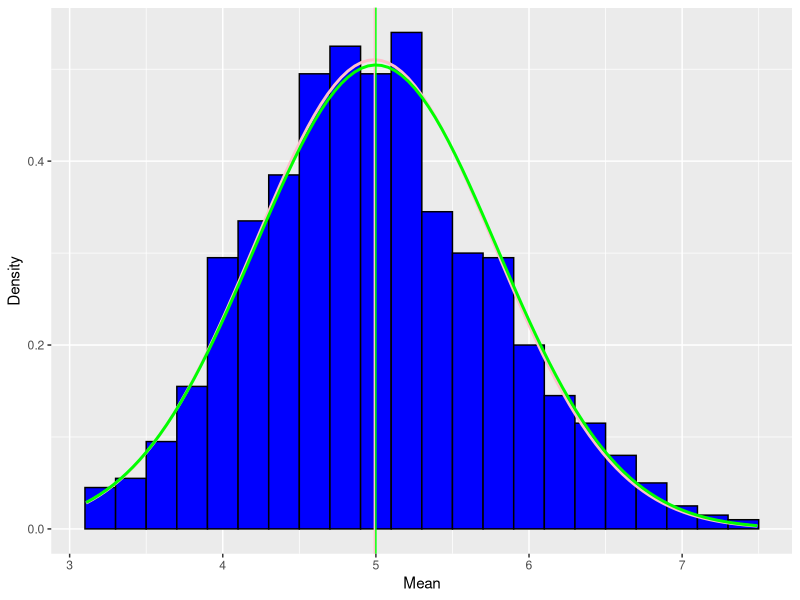

This chart was generated by the following R code:

##The envirnoment setting

###For Part 1

require(ggplot2)

###For Part 2

data("ToothGrowth")

## Data Setting for Step 1

set.seed(1)
lam <- 0.2
n<- 40
sim<- 1000

###Analysis for exponentials

sim_expo <- replicate(sim, rexp(n, lam))

mean_expo <- apply(sim_expo, 2, mean)

#### Q1 & Q2

Theo_Mean <- 1/lam
Actu_Mean <- mean(mean_expo)
Theo_SD <- ((1/lam)*(1/sqrt(n)))
Actu_SD <- sd(mean_expo)
Theo_Var <- Theo_SD^2
Actu_Var <- var(mean_expo)

Theo_Mean
Actu_Mean
Theo_SD
Actu_SD
Theo_Var
Actu_Var

#### Q3
##### Visalisation

dfmean_expo<-data.frame(mean_expo)
plotting<-ggplot(dfmean_expo, aes(x=mean_expo))
plotting<-plotting + geom_histogram(binwidth = lam, fill="blue", color="black", aes(y = ..density..))
plotting<-plotting + labs(x="Mean", y="Density")
plotting<-plotting + geom_vline(xintercept=Actu_Mean, size=0.5, color= "pink")
plotting<-plotting + stat_function(fun=dnorm, args=list(mean=Actu_Mean, sd=Actu_SD),color="pink",size=1)
plotting<-plotting + geom_vline(xintercept=Theo_Mean, size=0.5, color="green")
plotting<-plotting + stat_function(fun=dnorm, args=list(mean=Theo_Mean, sd=Theo_SD),color="green",size=1)

plotting


